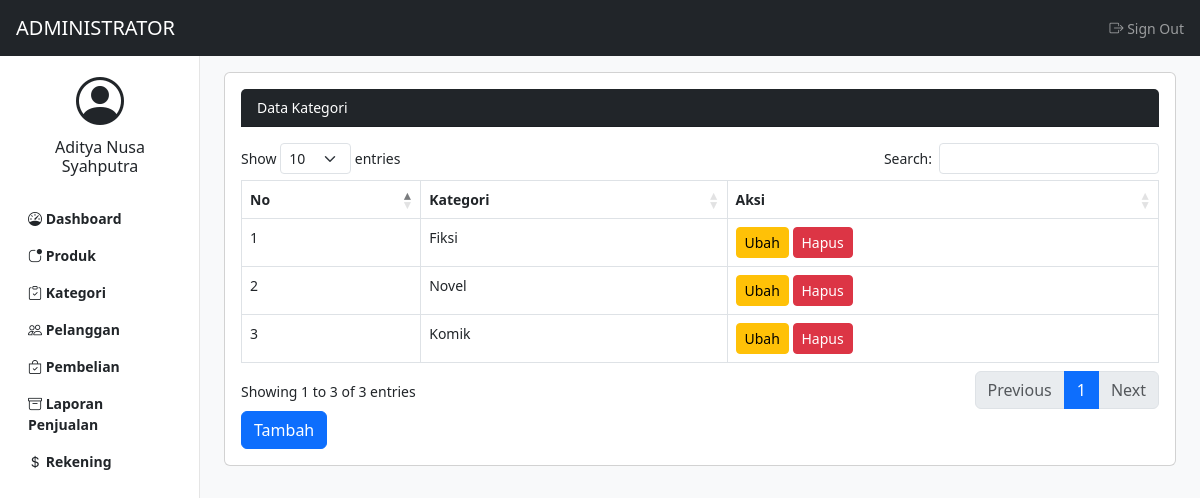
Page /admin/kategori.php (signed in) on the committed database.
### tables this page shows
CREATE TABLE `kategori` (
  `id_kategori` int(11) NOT NULL,
  `nama_kategori` varchar(100) NOT NULL
);

### admin/kategori.php (the view)
<?php
include "header.php";
$kategori = array();
$ambil_kategori = $koneksi -> query("SELECT * FROM kategori");
while ($tiap_kategori = $ambil_kategori -> fetch_assoc())
{
	$kategori [] = $tiap_kategori;
}
 ?>
<div class="card-header bg-dark text-white mb-3">Data Kategori</div>
<div class="table-responsive">
	<table class="table table-bordered table-hover" id="thetable">
		<thead>
			<tr>
				<th>No</th>
				<th>Kategori</th>
				<th>Aksi</th>
			</tr>
		</thead>
		<tbody>
			<?php foreach ($kategori as $key => $value): ?>
				<tr>
				<td><?php echo $key+1; ?></td>
				<td><?php echo $value["nama_kategori"]; ?></td>
				<td nowrap="nowrap">
					<a href="ubah_kategori.php?id=<?php echo $value["id_kategori"]; ?>" class="btn-sm btn btn-warning">Ubah</a>
					<a href="hapus_kategori.php?id=<?php echo $value["id_kategori"]; ?>" onclick="return confirm('Apakah anda yakin?')" class="btn-sm btn btn-danger">Hapus</a>
				</td>
			</tr>
			<?php endforeach ?>
		</tbody>
	</table>
	<a href="tambah_kategori.php" class="btn btn-primary">Tambah</a>
</div>
 <?php
include "footer.php";
 ?>

### admin/header.php (shortened to what this page needs)
<?php
include "../koneksi.php";
$id_admin = $_SESSION["admin"] ["id_admin"];
$ambil_admin = $koneksi -> query("SELECT * FROM admin WHERE id_admin = '$id_admin'");
$admin = $ambil_admin -> fetch_assoc();
?>
<!DOCTYPE html>
<html>
<head>
	<link rel="stylesheet" type="text/css" href="../assets/css/bootstrap.css">
	<link rel="stylesheet" type="text/css" href="https://cdn.jsdelivr.net/npm/bootstrap-icons@1.5.0/font/bootstrap-icons.css">
	<link rel="stylesheet" type="text/css" href="../assets/css/dashboard.css">
	<link rel="stylesheet" type="text/css" href="../assets/css/dataTables.bootstrap5.min.css">
</head>
<body>
	<header class="navbar navbar-dark bg-dark sticky-top">
		<a class="navbar-brand px-3" href="index.php">ADMINISTRATOR</a>
		<div class="navbar-nav">
			<div class="nav-item">
				<a class="nav-link px-3" href="logout.php" onclick="return confirm('Apakah anda yakin ingin keluar?')">
					<i class="bi bi-box-arrow-right"></i>
					Sign Out
				</a>
			</div>
		</div>
	</header>
	<div class="container-fluid">
		<div class="row">
			<nav id="sidebar" class="col-md-3 col-lg-2 bg-white position-fixed start-0 top-0 bottom-0 py-5 collapse d-md-block sidebar">
				<a href="profil_admin.php" class="text-decoration-none">
					<div class="container text-center pt-4">
						<span class="bi bi-person-circle display-5 text-dark"></span>
						<h6 class="pt-2 text-dark"><?php echo $admin["nama_admin"]; ?></h6>
					</div>
				</a>
				<div class="pt-3">
					<ul class="nav flex-column">
						<li class="nav-item">
							<a href="index.php" class="nav-link text-dark fw-bold"><span class="bi bi-speedometer"></span> Dashboard</a>
						</li>
						<li class="nav-item">
							<a href="produk.php" class="nav-link text-dark fw-bold"><span class="bi bi-app-indicator"></span> Produk</a>
						</li>
						<li class="nav-item">
							<a href="kategori.php" class="nav-link text-dark fw-bold"><span class="bi bi-clipboard-check"></span> Kategori</a>
						</li>
						<li class="nav-item">
							<a href="pelanggan.php" class="nav-link text-dark fw-bold"><span class="bi bi-people"></span> Pelanggan</a>
						</li>
						<li class="nav-item">
							<a href="pembelian.php" class="nav-link text-dark fw-bold"><span class="bi bi-bag-check"></span> Pembelian</a>
						</li>
						<li class="nav-item">
							<a href="laporan_penjualan.php" class="nav-link text-dark fw-bold"><span class="bi bi-archive"></span> Laporan Penjualan</a>
						</li>
						<li class="nav-item">
							<a href="rekening.php" class="nav-link text-dark fw-bold"><span class="bi bi-currency-dollar"></span> Rekening</a>
						</li>
					</ul>
				</div>
			</nav>
		</div>
	</div>
	<main class="col-lg-10 col-md-9 ms-sm-auto px-sm-4 py-3 vh-100 bg-light">
		<div class="card">
			<div class="card-body">

### assets/css/dashboard.css (style rules this page uses)
body { font-size: 0.875rem; }
.sidebar { z-index: 100; box-shadow: inset -1px 0 0 0 rgba(0, 0, 0, 0.1); }

### rows in the picture
kategori: nama_kategori "Fiksi"
kategori: nama_kategori "Novel"
kategori: nama_kategori "Komik"

### other values in the picture
$admin["nama_admin"] "Aditya Nusa Syahputra"
